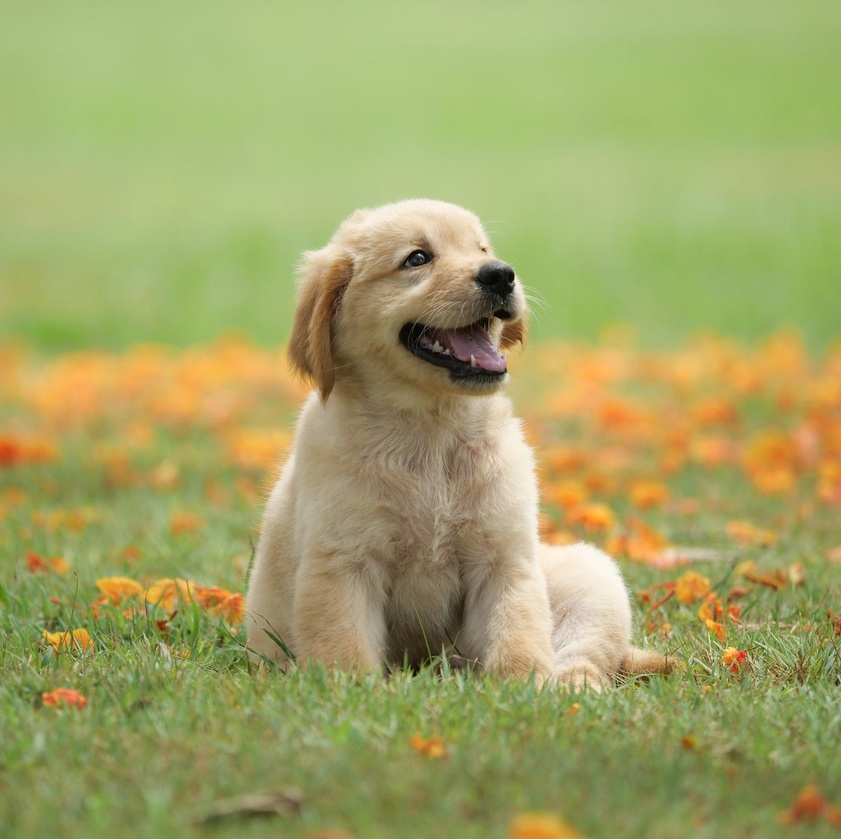
#> input picture lab-session/02-image-processing-basics/data/dog1.jpg, 841 x 839 px, shrunk from 1200 x 1197 before the run
$ python 03_gamma_histogram.py
#> lines starting #> are read from the running program, lines starting #| are printed output that depends on the picture
from pathlib import Path
import sys

import cv2
import numpy as np


BASE_DIR = Path(__file__).resolve().parents[1]
DATA_DIR = BASE_DIR / "data"
OUTPUT_DIR = BASE_DIR / "outputs"
OUTPUT_DIR.mkdir(exist_ok=True)


def gamma_correction(image: np.ndarray, gamma: float) -> np.ndarray:
    image_float = image.astype(np.float32) / 255.0
    corrected = np.power(image_float, 1.0 / gamma)
    return np.uint8(np.clip(corrected * 255.0, 0, 255))


def main() -> None:
    image_path = DATA_DIR / "dog1.jpg"
    image = cv2.imread(str(image_path), cv2.IMREAD_GRAYSCALE)
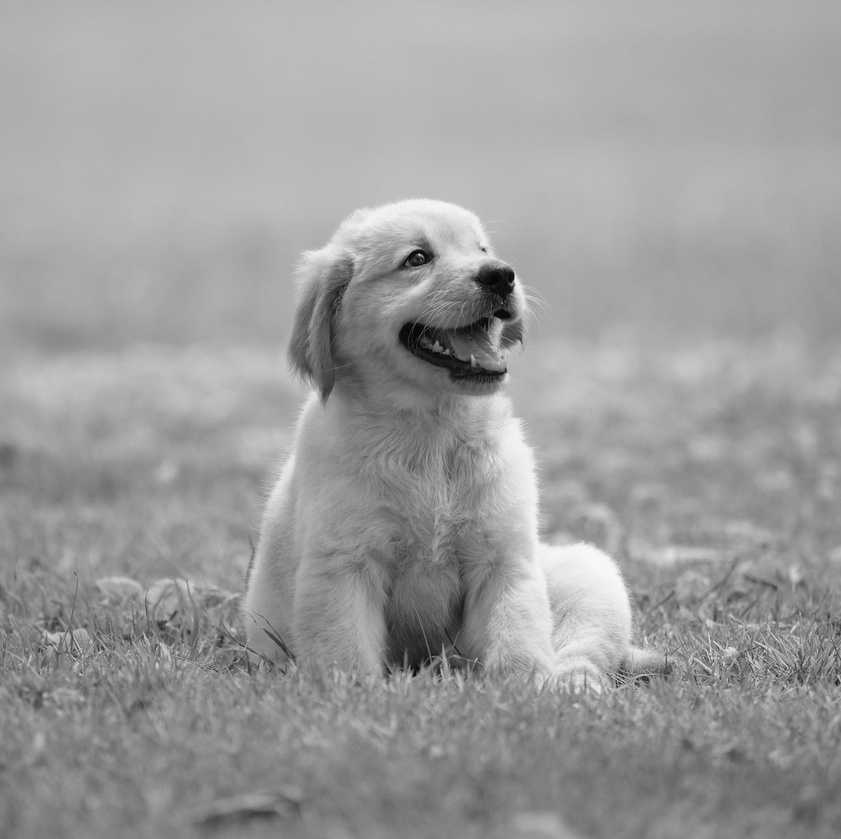
#> image: shape (839, 841); min 0, max 250, mean 156.5

    if image is None:
        sys.exit(f"Could not open image: {image_path}")

    gamma_dark = gamma_correction(image, gamma=0.5)
#> in gamma_correction, `corrected = np.power(image_float, 1.0 / gamma)`:
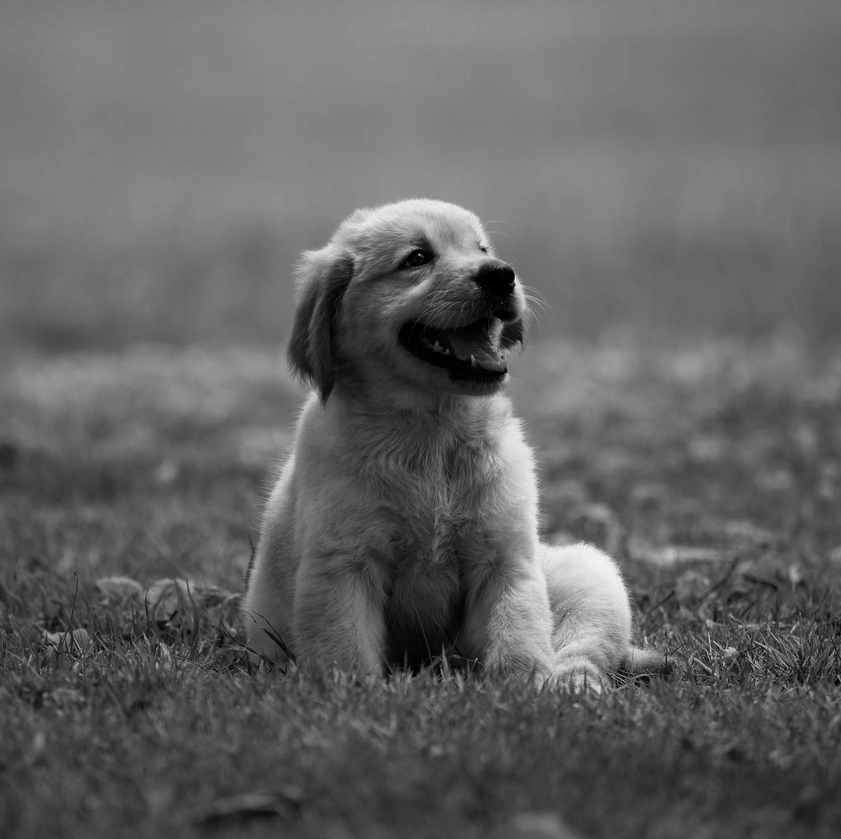
#> corrected: shape (839, 841) float32; min 0, max 0.961, mean 0.392
    gamma_bright = gamma_correction(image, gamma=2.0)
#> call 2 of gamma_correction, with gamma = 2
#> in gamma_correction (call 2), `corrected = np.power(image_float, 1.0 / gamma)`:
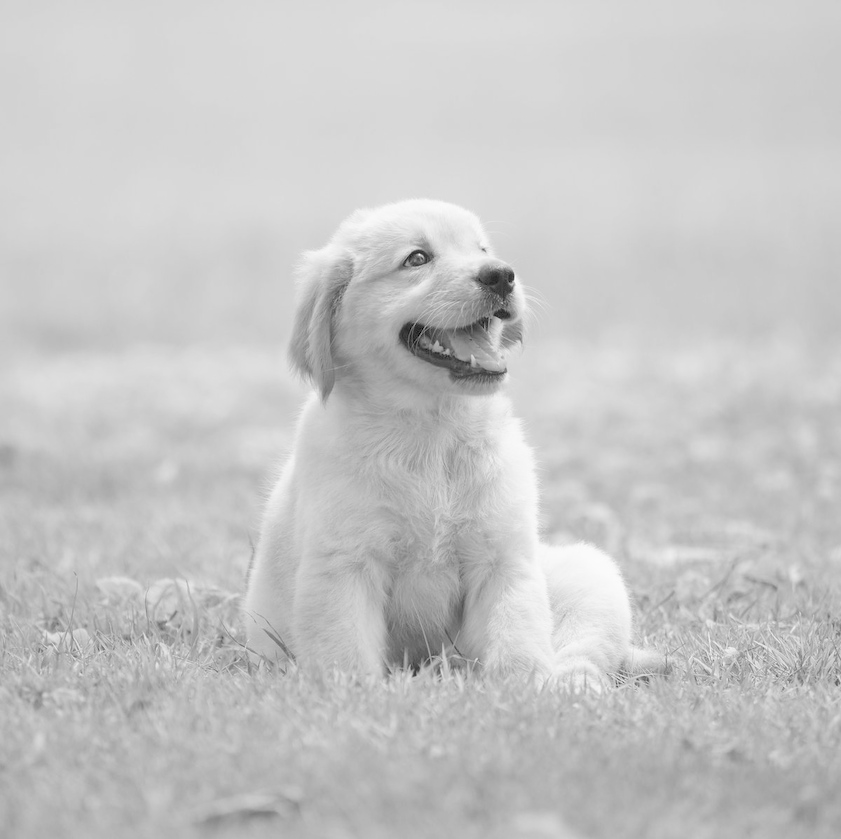
#> corrected: shape (839, 841) float32; min 0, max 0.99, mean 0.779
    equalized = cv2.equalizeHist(image)
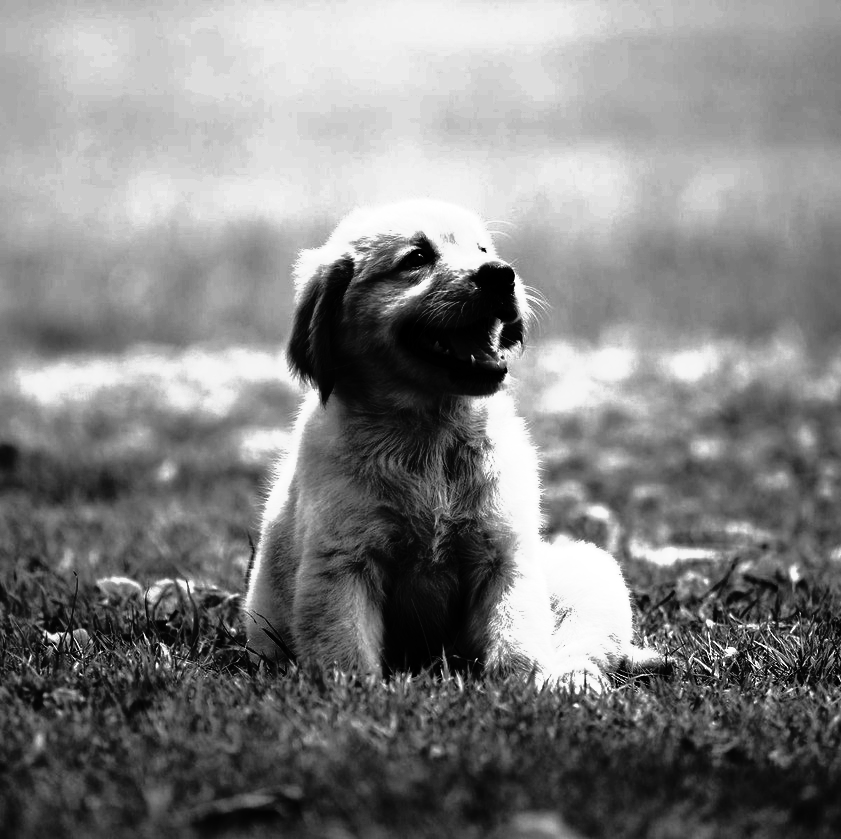
#> equalized: shape (839, 841); min 0, max 255, mean 129.1

    canvas = np.hstack([image, gamma_dark, gamma_bright, equalized])
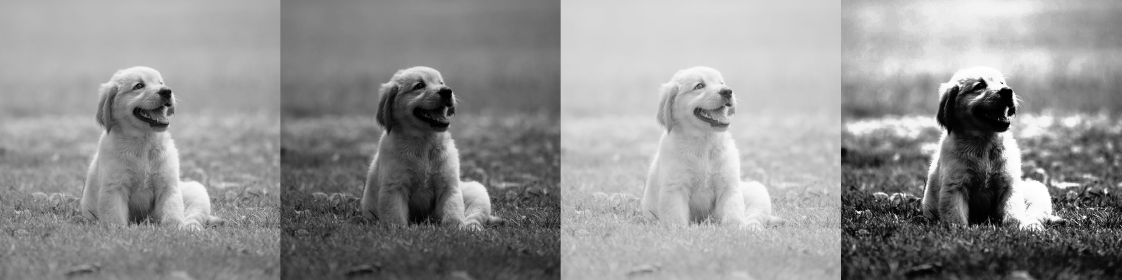
#> canvas: shape (839, 3364) (shown at 1/3 size); min 0, max 255, mean 145.8
    output_path = OUTPUT_DIR / "gamma_histogram_comparison.png"
    cv2.imwrite(str(output_path), canvas)

    cv2.imshow("Original | Gamma 0.5 | Gamma 2.0 | Equalized", canvas)
    cv2.waitKey(0)
    cv2.destroyAllWindows()
    print(f"Saved tone comparison to: {output_path}")


if __name__ == "__main__":
    main()
